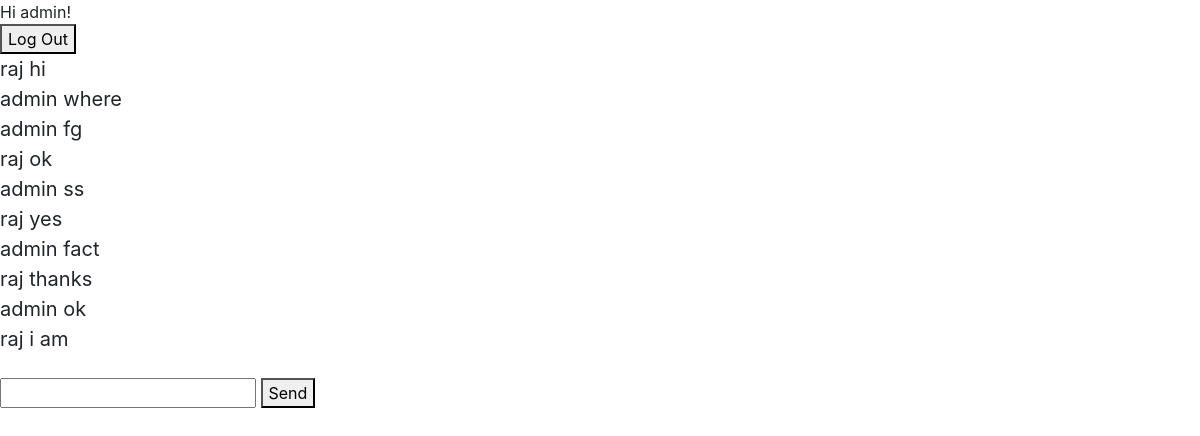
/chat_2/ (signed in), run on the app's committed database.
### chattingapp/models.py (models this page shows)
class Message(models.Model):
    content=models.TextField()
    user=models.ForeignKey(User,on_delete=models.CASCADE)
    room=models.ForeignKey(Room,on_delete=models.CASCADE)
    created_on=models.DateTimeField(auto_now_add=True)

### chattingapp/views.py (the view)
# urls.py: path("<str:slug>/",views.room)
def room(request,slug):
    room_name=Room.objects.get(slug=slug).name
    messages=Message.objects.filter(room=Room.objects.get(slug=slug))
    return render(request,"room.html",{"room_name":room_name,"slug":slug,'messages':messages})

### templates/room.html (shortened to what this page needs)
{% extends "base.html" %}
{% block content %}
{% if user.is_authenticated %}
Hi {{ user.username }}!
<form action="{% url 'logout' %}" method="post">
  <button type="submit">Log Out</button>
</form>
<div
      class="chat__item__container"
      id="id_chat_item_container"
      style="font-size: 20px"
    >
    {% for i in messages %}
      {{i.user.username}} {{i.content}}
      <br>
    {% endfor %}
</div>
      <br />
      <input type="text" id="id_message_send_input" />
      <button type="submit" id="id_message_send_button">Send</button>
      <br />
      <br />
{% else %}
<p>You are not logged in</p>
<a href="{% url 'login' %}">Log In</a>
{% endif %}
{% endblock %}

### data on the page
Message: user.username "raj", content "hi"
Message: user.username "admin", content "where"
Message: user.username "admin", content "fg"
Message: user.username "raj", content "ok"
Message: user.username "admin", content "ss"
Message: user.username "raj", content "yes"
Message: user.username "admin", content "fact"
Message: user.username "raj", content "thanks"
Message: user.username "admin", content "ok"
Message: user.username "raj", content "i am"

### other printed values
{{ user.username }} "admin"
